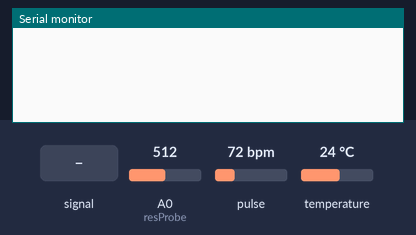
This sketch was run on a simulated Arduino Uno, built with avr-gcc and run on an emulated ATmega328P. Parts: the last lines printed to the serial monitor. The test bench sets the inputs (shaded band); at power-on: pulse 72 bpm, temperature 24 °C, A0 (resProbe) = 512.

Above: at 1.2 s.
1.3 s: A0 (resProbe) fed a 200 Hz sine of ±81 counts around its level
At 3.6 s:
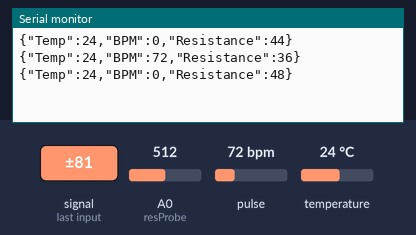
3.8 s: pulse set to 42 bpm
At 5.1 s:
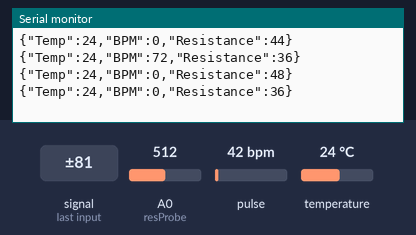
5.3 s: temperature set to 12 °C
At 6.1 s:
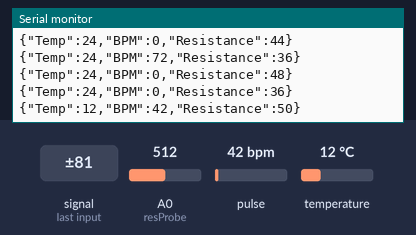
6.8 s: A0 (resProbe) set to 716
At 7.9 s:
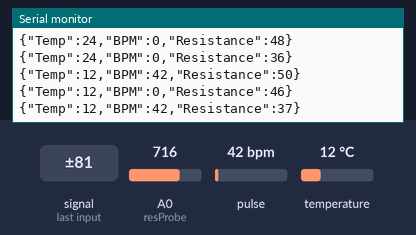
8.3 s: A0 (resProbe) fed a 1000 Hz sine of ±255 counts around its level
At 9.7 s:
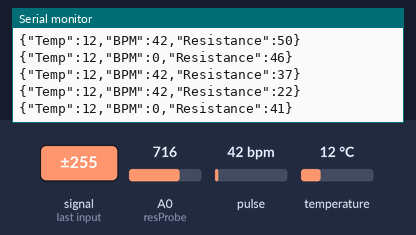
9.8 s: pulse set to 70 bpm
At 12.0 s:
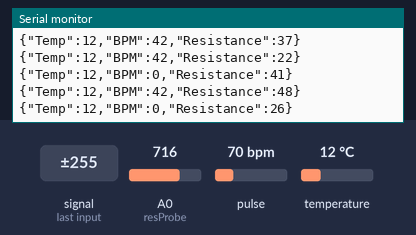
Timing chart, 0 to 12.3 s (numbered marks = the images above; inputs shaded):
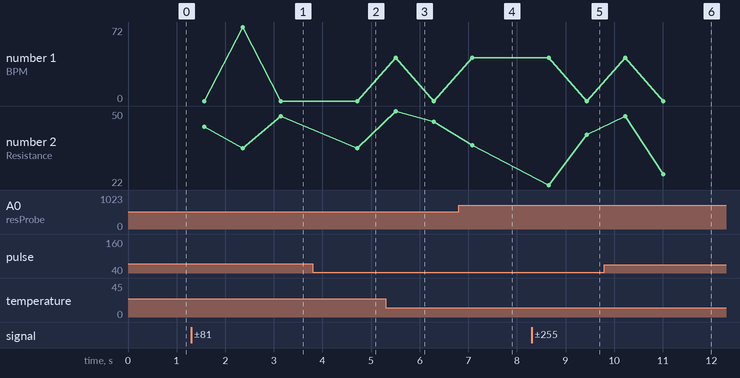

The sketch:

main.ino
```cpp
#define USE_ARDUINO_INTERRUPTS true
#include <OneWire.h>
#include <DallasTemperature.h>
#include <PulseSensorPlayground.h>
#include <ArduinoJson.h>


#define ONE_WIRE_BUS 8
#define resProbe A0
const int PulseWire = A1;
int Threshold = 720;
int period = 1000;
unsigned long time_now = 0;
long pulse = 0;


OneWire oneWire(ONE_WIRE_BUS);
DallasTemperature sensors(&oneWire);
PulseSensorPlayground pulseSensor;
DynamicJsonDocument doc(1024);
 String data ="{\"Temp\":0.0,\"BPM\":0.0,\"Resistance\":0}";
 JsonObject obj;
void setup(void)
{
 Serial.begin(9600);
 pinMode(resProbe,INPUT);
 sensors.begin();
 deserializeJson(doc, data);
 obj = doc.as<JsonObject>();
 pulseSensor.analogInput(PulseWire);
 pulseSensor.setThreshold(Threshold);
  if (pulseSensor.begin()) {
    ;
      }
  }
void loop(void)
{
 int skinR = 1023-analogRead(resProbe);
 skinR = map(skinR,95,1023,0,100);
 if(skinR < 0)skinR = 0;
 int myBPM = pulseSensor.getBeatsPerMinute();
 if (pulseSensor.sawStartOfBeat())pulse = myBPM;
 sensors.requestTemperatures();
 obj[String("Temp")] = sensors.getTempCByIndex(0);
 obj[String("BPM")] = pulse;
 obj[String("Resistance")] =skinR;
 String output;
 serializeJson(doc, output);
 if(millis() >= time_now + period){
        time_now += period;
        Serial.println(output);
    }
 pulse = 0;
 delay(20);
 }
```

Measured:
- after the input at 1.3 s, the serial monitor: prints a new line after 1.1 s (image 1)
- after the input at 5.3 s, the serial monitor: prints a new line after 0.20 s (image 3)
- after the input at 8.3 s, the serial monitor: prints a new line after 1.1 s (image 5)
- plotted number 2: 37 → 41 after the input at 8.3 s
